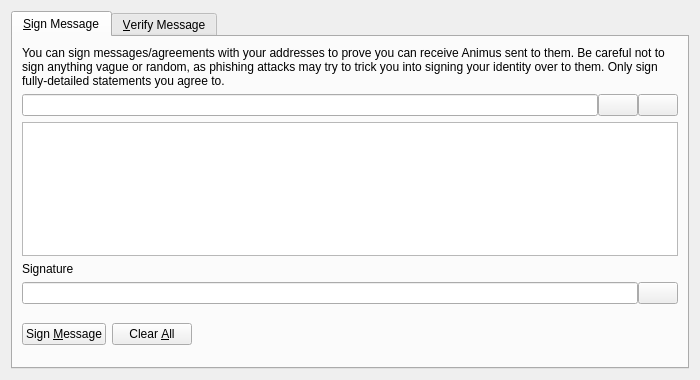
<?xml version="1.0" encoding="UTF-8"?>
<ui version="4.0">
 <class>SignVerifyMessageDialog</class>
 <widget class="QDialog" name="SignVerifyMessageDialog">
  <property name="geometry">
   <rect>
    <x>0</x>
    <y>0</y>
    <width>700</width>
    <height>380</height>
   </rect>
  </property>
  <property name="windowTitle">
   <string>Signatures - Sign / Verify a Message</string>
  </property>
  <property name="modal">
   <bool>true</bool>
  </property>
  <layout class="QVBoxLayout" name="verticalLayout">
   <item>
    <widget class="QTabWidget" name="tabWidget">
     <property name="currentIndex">
      <number>0</number>
     </property>
     <widget class="QWidget" name="tabSignMessage">
      <attribute name="title">
       <string>&amp;Sign Message</string>
      </attribute>
      <layout class="QVBoxLayout" name="verticalLayout_SM">
       <item>
        <widget class="QLabel" name="infoLabel_SM">
         <property name="text">
          <string>You can sign messages/agreements with your addresses to prove you can receive Animus sent to them. Be careful not to sign anything vague or random, as phishing attacks may try to trick you into signing your identity over to them. Only sign fully-detailed statements you agree to.</string>
         </property>
         <property name="textFormat">
          <enum>Qt::PlainText</enum>
         </property>
         <property name="wordWrap">
          <bool>true</bool>
         </property>
        </widget>
       </item>
       <item>
        <layout class="QHBoxLayout" name="horizontalLayout_1_SM">
         <property name="spacing">
          <number>0</number>
         </property>
         <item>
          <widget class="QValidatedLineEdit" name="addressIn_SM">
           <property name="toolTip">
            <string>The Animus address to sign the message with</string>
           </property>
          </widget>
         </item>
         <item>
          <widget class="QPushButton" name="addressBookButton_SM">
           <property name="toolTip">
            <string>Choose previously used address</string>
           </property>
           <property name="text">
            <string/>
           </property>
           <property name="shortcut">
            <string>Alt+A</string>
           </property>
           <property name="autoDefault">
            <bool>false</bool>
           </property>
          </widget>
         </item>
         <item>
          <widget class="QPushButton" name="pasteButton_SM">
           <property name="toolTip">
            <string>Paste address from clipboard</string>
           </property>
           <property name="text">
            <string/>
           </property>
           <property name="shortcut">
            <string>Alt+P</string>
           </property>
           <property name="autoDefault">
            <bool>false</bool>
           </property>
          </widget>
         </item>
        </layout>
       </item>
       <item>
        <widget class="QPlainTextEdit" name="messageIn_SM">
         <property name="toolTip">
          <string>Enter the message you want to sign here</string>
         </property>
        </widget>
       </item>
       <item>
        <widget class="QLabel" name="signatureLabel_SM">
         <property name="text">
          <string>Signature</string>
         </property>
         <property name="textFormat">
          <enum>Qt::PlainText</enum>
         </property>
        </widget>
       </item>
       <item>
        <layout class="QHBoxLayout" name="horizontalLayout_2_SM">
         <property name="spacing">
          <number>0</number>
         </property>
         <item>
          <widget class="QLineEdit" name="signatureOut_SM">
           <property name="font">
            <font>
             <italic>true</italic>
            </font>
           </property>
           <property name="readOnly">
            <bool>true</bool>
           </property>
          </widget>
         </item>
         <item>
          <widget class="QPushButton" name="copySignatureButton_SM">
           <property name="toolTip">
            <string>Copy the current signature to the system clipboard</string>
           </property>
           <property name="text">
            <string/>
           </property>
           <property name="autoDefault">
            <bool>false</bool>
           </property>
          </widget>
         </item>
        </layout>
       </item>
       <item>
        <layout class="QHBoxLayout" name="horizontalLayout_3_SM">
         <item>
          <widget class="QPushButton" name="signMessageButton_SM">
           <property name="toolTip">
            <string>Sign the message to prove you own this Animus address</string>
           </property>
           <property name="text">
            <string>Sign &amp;Message</string>
           </property>
           <property name="autoDefault">
            <bool>false</bool>
           </property>
          </widget>
         </item>
         <item>
          <widget class="QPushButton" name="clearButton_SM">
           <property name="toolTip">
            <string>Reset all sign message fields</string>
           </property>
           <property name="text">
            <string>Clear &amp;All</string>
           </property>
           <property name="autoDefault">
            <bool>false</bool>
           </property>
          </widget>
         </item>
         <item>
          <spacer name="horizontalSpacer_1_SM">
           <property name="orientation">
            <enum>Qt::Horizontal</enum>
           </property>
           <property name="sizeHint" stdset="0">
            <size>
             <width>40</width>
             <height>48</height>
            </size>
           </property>
          </spacer>
         </item>
         <item>
          <widget class="QLabel" name="statusLabel_SM">
           <property name="font">
            <font>
             <weight>75</weight>
             <bold>true</bold>
            </font>
           </property>
           <property name="text">
            <string/>
           </property>
           <property name="wordWrap">
            <bool>true</bool>
           </property>
          </widget>
         </item>
         <item>
          <spacer name="horizontalSpacer_2_SM">
           <property name="orientation">
            <enum>Qt::Horizontal</enum>
           </property>
           <property name="sizeHint" stdset="0">
            <size>
             <width>40</width>
             <height>48</height>
            </size>
           </property>
          </spacer>
         </item>
        </layout>
       </item>
      </layout>
     </widget>
     <widget class="QWidget" name="tabVerifyMessage">
      <attribute name="title">
       <string>&amp;Verify Message</string>
      </attribute>
      <layout class="QVBoxLayout" name="verticalLayout_VM">
       <item>
        <widget class="QLabel" name="infoLabel_VM">
         <property name="text">
          <string>Enter the receiver's address, message (ensure you copy line breaks, spaces, tabs, etc. exactly) and signature below to verify the message. Be careful not to read more into the signature than what is in the signed message itself, to avoid being tricked by a man-in-the-middle attack. Note that this only proves the signing party receives with the address, it cannot prove sendership of any transaction!</string>
         </property>
         <property name="textFormat">
          <enum>Qt::PlainText</enum>
         </property>
         <property name="alignment">
          <set>Qt::AlignLeading|Qt::AlignLeft|Qt::AlignTop</set>
         </property>
         <property name="wordWrap">
          <bool>true</bool>
         </property>
        </widget>
       </item>
       <item>
        <layout class="QHBoxLayout" name="horizontalLayout_1_VM">
         <property name="spacing">
          <number>0</number>
         </property>
         <item>
          <widget class="QValidatedLineEdit" name="addressIn_VM">
           <property name="toolTip">
            <string>The Animus address the message was signed with</string>
           </property>
          </widget>
         </item>
         <item>
          <widget class="QPushButton" name="addressBookButton_VM">
           <property name="toolTip">
            <string>Choose previously used address</string>
           </property>
           <property name="text">
            <string/>
           </property>
           <property name="shortcut">
            <string>Alt+A</string>
           </property>
           <property name="autoDefault">
            <bool>false</bool>
           </property>
          </widget>
         </item>
        </layout>
       </item>
       <item>
        <widget class="QPlainTextEdit" name="messageIn_VM"/>
       </item>
       <item>
        <widget class="QValidatedLineEdit" name="signatureIn_VM"/>
       </item>
       <item>
        <layout class="QHBoxLayout" name="horizontalLayout_2_VM">
         <item>
          <widget class="QPushButton" name="verifyMessageButton_VM">
           <property name="toolTip">
            <string>Verify the message to ensure it was signed with the specified Animus address</string>
           </property>
           <property name="text">
            <string>Verify &amp;Message</string>
           </property>
           <property name="autoDefault">
            <bool>false</bool>
           </property>
          </widget>
         </item>
         <item>
          <widget class="QPushButton" name="clearButton_VM">
           <property name="toolTip">
            <string>Reset all verify message fields</string>
           </property>
           <property name="text">
            <string>Clear &amp;All</string>
           </property>
           <property name="autoDefault">
            <bool>false</bool>
           </property>
          </widget>
         </item>
         <item>
          <spacer name="horizontalSpacer_1_VM">
           <property name="orientation">
            <enum>Qt::Horizontal</enum>
           </property>
           <property name="sizeHint" stdset="0">
            <size>
             <width>40</width>
             <height>48</height>
            </size>
           </property>
          </spacer>
         </item>
         <item>
          <widget class="QLabel" name="statusLabel_VM">
           <property name="font">
            <font>
             <weight>75</weight>
             <bold>true</bold>
            </font>
           </property>
           <property name="text">
            <string/>
           </property>
           <property name="wordWrap">
            <bool>true</bool>
           </property>
          </widget>
         </item>
         <item>
          <spacer name="horizontalSpacer_2_VM">
           <property name="orientation">
            <enum>Qt::Horizontal</enum>
           </property>
           <property name="sizeHint" stdset="0">
            <size>
             <width>40</width>
             <height>48</height>
            </size>
           </property>
          </spacer>
         </item>
        </layout>
       </item>
      </layout>
     </widget>
    </widget>
   </item>
  </layout>
 </widget>
 <customwidgets>
  <customwidget>
   <class>QValidatedLineEdit</class>
   <extends>QLineEdit</extends>
   <header>qvalidatedlineedit.h</header>
  </customwidget>
 </customwidgets>
 <resources>
  <include location="../animus.qrc"/>
 </resources>
 <connections/>
</ui>
